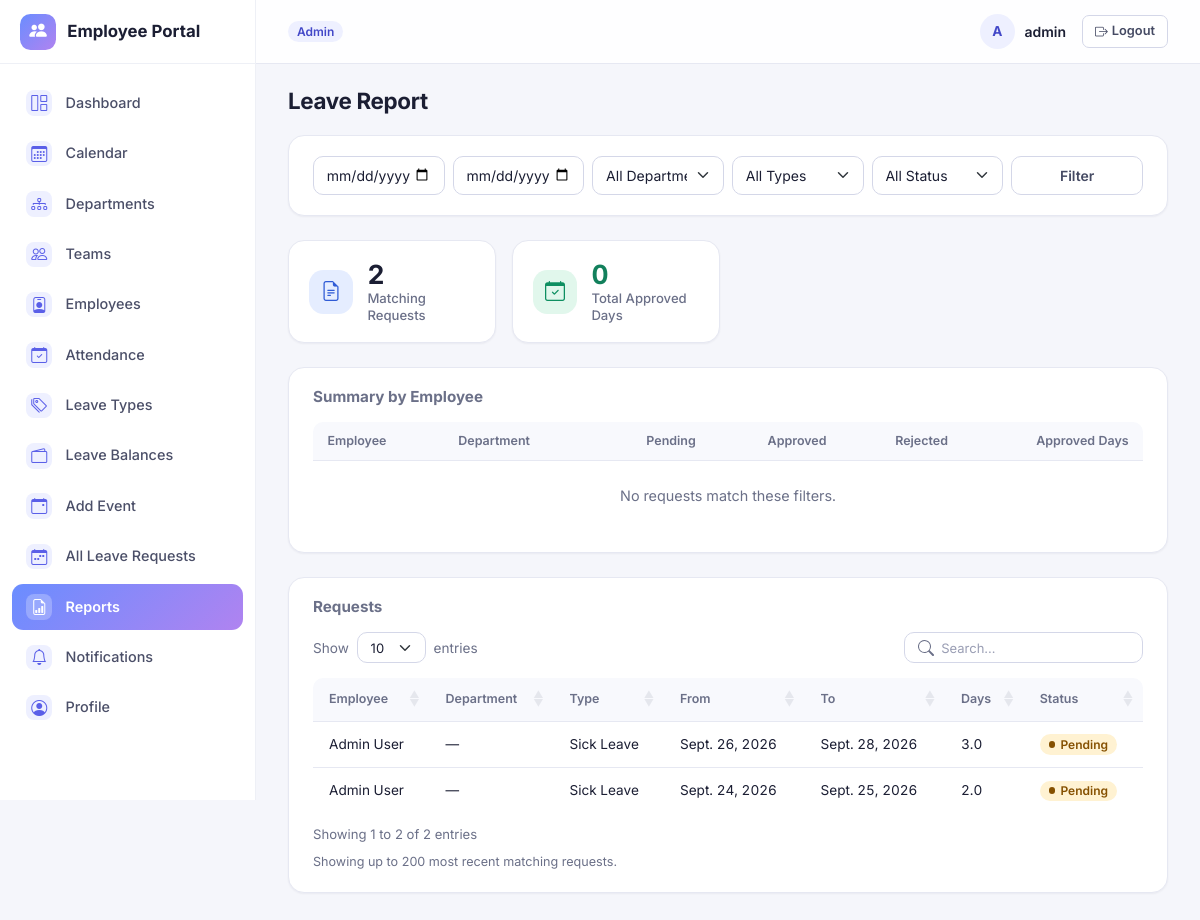
Page /reports/leave/ (signed in) on the committed database.
### accounts/models.py (models this page shows, shortened)
class User(AbstractUser):
    class Role(models.TextChoices):
        ADMIN = 'ADMIN', 'Admin'
        HR = 'HR', 'HR'
        TEAM_LEAD = 'TEAM_LEAD', 'Team Lead'
        EMPLOYEE = 'EMPLOYEE', 'Employee'
    role = models.CharField(max_length=20, choices=Role.choices, default=Role.EMPLOYEE)
    phone = models.CharField(max_length=20, blank=True)
    address = models.TextField(blank=True)
    emergency_contact = models.CharField(max_length=100, blank=True)
    profile_image = models.ImageField(upload_to='profile_images/', blank=True, null=True)
    def is_team_lead(self):
        return self.role == self.Role.TEAM_LEAD
    def can_manage_employees(self):
        return self.role in (self.Role.ADMIN, self.Role.HR)

### employeeApp/models/leave.py (models this page shows, shortened)
class LeaveRequest(models.Model):
    class Status(models.TextChoices):
        PENDING = 'PENDING', 'Pending Team Lead'
        PENDING_HR = 'PENDING_HR', 'Pending HR'
        APPROVED = 'APPROVED', 'Approved'
        REJECTED = 'REJECTED', 'Rejected'
        CANCELLED = 'CANCELLED', 'Cancelled'
    employee = models.ForeignKey(Employee, on_delete=models.CASCADE, related_name='leave_requests')
    leave_type = models.ForeignKey(LeaveType, on_delete=models.CASCADE, related_name='requests')
    from_date = models.DateField()
    to_date = models.DateField()
    is_half_day = models.BooleanField(default=False)
    number_of_days = models.DecimalField(max_digits=5, decimal_places=1, editable=False, default=0)
    lop_days = models.DecimalField(
        max_digits=5, decimal_places=1, editable=False, default=0,
        help_text="Portion of number_of_days that exceeds the available balance and is treated as Loss of Pay."
    )
    handover_employee = models.ForeignKey(
        Employee, on_delete=models.SET_NULL, null=True, blank=True, related_name='handovers'
    )
    reason = models.TextField()
    status = models.CharField(max_length=10, choices=Status.choices, default=Status.PENDING)
    team_lead_remarks = models.TextField(blank=True)
    decided_by = models.ForeignKey(
        settings.AUTH_USER_MODEL, on_delete=models.SET_NULL, null=True, blank=True, related_name='leave_decisions'
    )
    decided_at = models.DateTimeField(null=True, blank=True)
    hr_remarks = models.TextField(blank=True)
    hr_decided_by = models.ForeignKey(
        settings.AUTH_USER_MODEL, on_delete=models.SET_NULL, null=True, blank=True, related_name='leave_hr_decisions'
    )
    hr_decided_at = models.DateTimeField(null=True, blank=True)
    created_at = models.DateTimeField(auto_now_add=True)
    class Meta:
        ordering = ['-created_at']

class LeaveType(models.Model):
    name = models.CharField(max_length=50, unique=True)
    default_yearly_allocation = models.PositiveIntegerField(default=0)
    is_active = models.BooleanField(default=True)
    class Meta:
        ordering = ['name']

### employeeApp/models/employees.py (models this page shows, shortened)
class Employee(models.Model):
    class EmploymentStatus(models.TextChoices):
        ACTIVE='ACTIVE','Active'
        INACTIVE='INACTIVE','Inactive'
    user=models.OneToOneField(settings.AUTH_USER_MODEL, on_delete=models.CASCADE, related_name='employee_profile')
    employee_id=models.CharField(max_length=20, unique=True)
    full_name=models.CharField(max_length=150)
    email=models.EmailField(unique=True)
    phone=models.CharField(max_length=20, blank=True)
    date_of_joining=models.DateField()
    designation=models.CharField(max_length=100)
    team=models.ForeignKey(Team, on_delete=models.SET_NULL,null=True,blank=True,related_name='employees')
    reporting_team_lead=models.ForeignKey(
        settings.AUTH_USER_MODEL,on_delete=models.SET_NULL, null=True, blank=True,
        related_name='direct_reports', limit_choices_to={'role': 'TEAM_LEAD'}
    )
    employment_status=models.CharField(max_length=10,choices=EmploymentStatus.choices,default=EmploymentStatus.ACTIVE)
    created_at=models.DateTimeField(auto_now_add=True)
    class Meta:
        ordering=['full_name']
    @property
    def department(self):
        return self.team.department if self.team else None

### employeeApp/views/reports.py (the view)
# urls.py: path('reports/leave/', views.leave_report, name='leave_report'),
@login_required
def leave_report(request):
    employees = _scope_employees(request.user)
    requests_qs = LeaveRequest.objects.filter(employee__in=employees).select_related(
        'employee', 'leave_type', 'employee__team', 'employee__team__department')
    date_from = request.GET.get('date_from')
    date_to = request.GET.get('date_to')
    employee_id = request.GET.get('employee')
    department_id = request.GET.get('department')
    leave_type_id = request.GET.get('leave_type')
    status = request.GET.get('status')
    if date_from:
        requests_qs = requests_qs.filter(from_date__gte=date_from)
    if date_to:
        requests_qs = requests_qs.filter(to_date__lte=date_to)
    if employee_id:
        requests_qs = requests_qs.filter(employee_id=employee_id)
    if department_id:
        requests_qs = requests_qs.filter(employee__team__department_id=department_id)
    if leave_type_id:
        requests_qs = requests_qs.filter(leave_type_id=leave_type_id)
    if status:
        requests_qs = requests_qs.filter(status=status)
    from employeeApp.models import LeaveType
    total_leave_days = sum(r.number_of_days for r in requests_qs.filter(status='APPROVED'))
    return render(request, 'employeeApp/leave_report.html', {
        'requests': requests_qs.order_by('-from_date')[:200],
        'total_leave_days': total_leave_days,
        'departments': Department.objects.filter(is_active=True),
        'leave_types': LeaveType.objects.all(),
        'statuses': LeaveRequest.Status.choices,
        'filters': {
            'date_from': date_from or '', 'date_to': date_to or '', 'employee': employee_id or '',
            'department': department_id or '', 'leave_type': leave_type_id or '', 'status': status or '',
        },
    })

### employeeApp/context_processors.py (called while the page is built)
def unread_notifications(request):
    if request.user.is_authenticated:
        qs = Notification.objects.filter(user=request.user, is_read=False)
        return {
            'unread_notification_count': qs.count(),
            'recent_notifications': qs[:5],
        }
    return {'unread_notification_count': 0, 'recent_notifications': []}

### employeeApp/views/reports.py (called while the page is built)
def _scope_employees(user):
    if user.can_manage_employees():
        return Employee.objects.all()
    if user.is_team_lead():
        return Employee.objects.filter(team__team_lead=user)
    return Employee.objects.filter(user=user)

### employeeApp/templates/employeeApp/leave_report.html (shortened to what this page needs)
{% extends "base.html" %}
{% block content %}
<div class="page-header"><h1>Leave Report</h1></div>
<div class="table-card mb-4">
    <form method="get" class="row g-2">
        <div class="col-md-2"><input type="date" name="date_from" value="{{ filters.date_from }}" class="form-control" placeholder="From"></div>
        <div class="col-md-2"><input type="date" name="date_to" value="{{ filters.date_to }}" class="form-control" placeholder="To"></div>
        <div class="col-md-2">
            <select name="department" class="form-select">
                <option value="">All Departments</option>
            </select>
        </div>
        <div class="col-md-2">
            <select name="leave_type" class="form-select">
                <option value="">All Types</option>
            </select>
        </div>
        <div class="col-md-2">
            <select name="status" class="form-select">
                <option value="">All Status</option>
            </select>
        </div>
        <div class="col-md-2"><button type="submit" class="btn btn-outline-secondary w-100">Filter</button></div>
    </form>
</div>
<div class="row g-3 mb-4">
    <div class="col-6 col-md-3">
        <div class="stat-card stat-tile">
            <div class="stat-icon tone-blue"><i class="bi bi-file-earmark-text"></i></div>
            <div><div class="stat-value">{{ requests|length }}</div><div class="stat-label">Matching Requests</div></div>
        </div>
    </div>
    <div class="col-6 col-md-3">
        <div class="stat-card stat-tile">
            <div class="stat-icon tone-green"><i class="bi bi-calendar-check"></i></div>
            <div><div class="stat-value text-success">{{ total_leave_days }}</div><div class="stat-label">Total Approved Days</div></div>
        </div>
    </div>
</div>
<div class="table-card mb-4">
    <h6 class="text-muted mb-3">Summary by Employee</h6>
    <table class="table table-sm table-hover align-middle dt-table">
        <thead><tr><th>Employee</th><th>Department</th><th class="text-end">Pending</th><th class="text-end">Approved</th><th class="text-end">Rejected</th><th class="text-end">Approved Days</th></tr></thead>
        <tbody>
        {% for row in employee_summary %}
            <tr>
                <td>{{ row.employee__full_name }}</td>
                <td>{{ row.employee__team__department__name|default:"—" }}</td>
                <td class="text-end text-warning">{{ row.pending }}</td>
                <td class="text-end text-success">{{ row.approved }}</td>
                <td class="text-end text-danger">{{ row.rejected }}</td>
                <td class="text-end fw-semibold">{{ row.approved_days|default:0 }}</td>
            </tr>
        {% empty %}
            <tr><td colspan="6" class="text-muted text-center py-4">No requests match these filters.</td></tr>
        {% endfor %}
        </tbody>
    </table>
</div>
<div class="table-card">
    <h6 class="text-muted mb-3">Requests</h6>
    <table class="table table-hover align-middle dt-table">
        <thead><tr><th>Employee</th><th>Department</th><th>Type</th><th>From</th><th>To</th><th>Days</th><th>Status</th></tr></thead>
        <tbody>
        {% for r in requests %}
            <tr>
                <td>{{ r.employee.full_name }}</td>
                <td>{{ r.employee.department|default:"—" }}</td>
                <td>{{ r.leave_type.name }}</td>
                <td>{{ r.from_date }}</td>
                <td>{{ r.to_date }}</td>
                <td>{{ r.number_of_days }}</td>
                <td>
                    {% if r.status == "APPROVED" %}<span class="badge bg-success">Approved</span>
                    {% elif r.status == "REJECTED" %}<span class="badge bg-danger">Rejected</span>
                    {% elif r.status == "CANCELLED" %}<span class="badge bg-secondary">Cancelled</span>
                    {% else %}<span class="badge bg-warning text-dark">Pending</span>{% endif %}
                </td>
            </tr>
        {% empty %}
            <tr><td colspan="7" class="text-muted text-center py-4">No requests match these filters.</td></tr>
        {% endfor %}
        </tbody>
    </table>
    <p class="text-muted small mt-2 mb-0">Showing up to 200 most recent matching requests.</p>
</div>
{% endblock %}

### employeeApp/templates/base.html (shortened to what this page needs)
{% load static %}
<!DOCTYPE html>
<html lang="en">
<head>
    <link href="https://cdn.jsdelivr.net/npm/bootstrap@5.3.3/dist/css/bootstrap.min.css" rel="stylesheet">
    <link rel="stylesheet" href="https://cdn.jsdelivr.net/npm/bootstrap-icons@1.11.3/font/bootstrap-icons.css">
    <link rel="stylesheet" href="https://cdn.jsdelivr.net/npm/datatables.net-bs5@1.13.11/css/dataTables.bootstrap5.min.css">
    <link rel="stylesheet" href="https://cdn.jsdelivr.net/npm/datatables.net-responsive-bs5@2.5.1/css/responsive.bootstrap5.min.css">
    <link rel="stylesheet" href="{% static 'employeeApp/style.css' %}">
</head>
<body>
{% if user.is_authenticated %}
<div class="app-shell">
    <aside class="sidebar" id="app-sidebar" aria-label="Main navigation">
        <div class="sidebar-brand">
            <span class="brand-mark"><i class="bi bi-people-fill"></i></span>
            <span>Employee Portal</span>
        </div>
        <nav class="sidebar-nav">
            <a href="{% url 'accounts:redirect_dashboard' %}" class="nav-link {% if 'dashboard' in request.path %}active{% endif %}">
                <i class="bi bi-grid-1x2"></i> Dashboard
            </a>
            <a href="{% url 'employeeApp:calendar_view' %}" class="nav-link {% if 'calendar' in request.path %}active{% endif %}">
                <i class="bi bi-calendar3"></i> Calendar
            </a>
            {% if user.can_manage_employees %}
            <a href="{% url 'employeeApp:department_list' %}" class="nav-link {% if 'departments' in request.path %}active{% endif %}">
                <i class="bi bi-diagram-3"></i> Departments
            </a>
            <a href="{% url 'employeeApp:team_list' %}" class="nav-link {% if 'teams' in request.path %}active{% endif %}">
                <i class="bi bi-people"></i> Teams
            </a>
            {% endif %}
            <a href="{% url 'employeeApp:employee_list' %}" class="nav-link {% if 'employees' in request.path %}active{% endif %}">
                <i class="bi bi-person-badge"></i> Employees
            </a>
            <a href="{% if user.is_team_lead or user.can_manage_employees %}{% url 'employeeApp:attendance_list' %}{% else %}{% url 'employeeApp:my_attendance' %}{% endif %}" class="nav-link ">
                <i class="bi bi-calendar-check"></i> Attendance
            </a>
            {% if user.can_manage_employees %}
            <a href="{% url 'employeeApp:leave_type_list' %}" class="nav-link {% if 'leave-types' in request.path %}active{% endif %}">
                <i class="bi bi-tags"></i> Leave Types
            </a>
            <a href="{% url 'employeeApp:leave_balance_list' %}" class="nav-link {% if 'leave-balances' in request.path %}active{% endif %}">
                <i class="bi bi-wallet2"></i> Leave Balances
            </a>
            <a href="{% url 'employeeApp:calendar_event_list' %}" class="nav-link {% if 'calendar-events' in request.path %}active{% endif %}">
                <i class="bi bi-calendar-event"></i> Add Event
            </a>
            <a href="{% url 'employeeApp:all_leave_requests' %}" class="nav-link {% if 'leave/all' in request.path %}active{% endif %}">
                <i class="bi bi-calendar-week"></i> All Leave Requests
            </a>
            {% elif user.is_team_lead %}
            <a href="{% url 'employeeApp:team_leave_requests' %}" class="nav-link {% if 'leave/team' in request.path %}active{% endif %}">
                <i class="bi bi-calendar-week"></i> Team Leave Requests
            </a>
            {% endif %}
            <a href="{% url 'employeeApp:attendance_report' %}" class="nav-link {% if 'reports' in request.path %}active{% endif %}">
                <i class="bi bi-file-earmark-bar-graph"></i> Reports
            </a>
            <a href="{% url 'employeeApp:notification_list' %}" class="nav-link {% if 'notifications' in request.path %}active{% endif %}">
                <i class="bi bi-bell"></i> Notifications
            </a>
            <a href="{% url 'accounts:profile' %}" class="nav-link {% if 'profile' in request.path or 'password-change' in request.path %}active{% endif %}">
                <i class="bi bi-person-circle"></i> Profile
            </a>
        </nav>
    </aside>
    <div class="main-col">
        <header class="topbar">
            <div class="topbar-role">
                <span class="badge role-badge">{{ user.get_role_display }}</span>
            </div>
            <div class="topbar-user">
                <div class="user-chip">
                    <span class="avatar">{% if user.profile_image %}<img src="{{ user.profile_image.url }}" alt="">{% else %}{{ user.get_full_name|default:user.username|slice:":1"|upper }}{% endif %}</span>
                    <span class="user-name">{{ user.get_full_name|default:user.username }}</span>
                </div>
                <a href="{% url 'accounts:logout' %}" class="btn btn-sm btn-outline-secondary btn-logout" aria-label="Log out"><i class="bi bi-box-arrow-right"></i><span class="d-none d-sm-inline ms-1">Logout</span></a>
            </div>
        </header>
        <main class="content">
            {% block content %}{% endblock %}
        </main>
    </div>
</div>
{% endif %}
</body>
</html>

### rows in the picture
User: role "Admin", get_full_name "A", get_full_name "admin"
LeaveRequest: employee.full_name "Admin User", employee.department "—", leave_type.name "Sick Leave", from_date "Sept. 26, 2026", to_date "Sept. 28, 2026", number_of_days "3.0", status "Pending"
LeaveRequest: employee.full_name "Admin User", employee.department "—", leave_type.name "Sick Leave", from_date "Sept. 24, 2026", to_date "Sept. 25, 2026", number_of_days "2.0", status "Pending"

### other values in the picture
{{ requests|length }} "2"
{{ total_leave_days }} "0"
